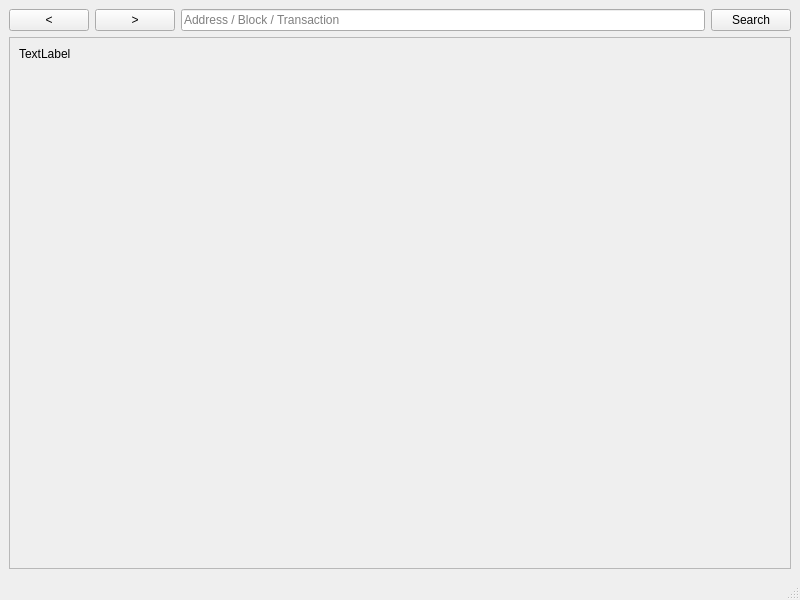
<?xml version="1.0" encoding="UTF-8"?>
<ui version="4.0">
 <class>BlockExplorer</class>
 <widget class="QMainWindow" name="BlockExplorer">
  <property name="geometry">
   <rect>
    <x>0</x>
    <y>0</y>
    <width>800</width>
    <height>600</height>
   </rect>
  </property>
  <property name="windowTitle">
   <string>Blockchain Explorer</string>
  </property>
  <widget class="QWidget" name="centralwidget">
   <layout class="QVBoxLayout" name="verticalLayout">
    <item>
     <layout class="QHBoxLayout" name="horizontalLayout">
      <property name="sizeConstraint">
       <enum>QLayout::SetMinimumSize</enum>
      </property>
      <item>
       <widget class="QPushButton" name="back">
        <property name="toolTip">
         <string>Go back through your searches</string>
        </property>
        <property name="text">
         <string>&lt;</string>
        </property>
        <property name="icon">
         <iconset>
          <normaloff>:/icons/back</normaloff>:/icons/back</iconset>
        </property>
        <property name="flat">
         <bool>false</bool>
        </property>
       </widget>
      </item>
      <item>
       <widget class="QPushButton" name="forward">
        <property name="toolTip">
         <string>Go forward through your searches</string>
        </property>
        <property name="text">
         <string>&gt;</string>
        </property>
        <property name="icon">
         <iconset>
          <normaloff>:/icons/forward</normaloff>:/icons/forward</iconset>
        </property>
       </widget>
      </item>
      <item>
       <widget class="QLineEdit" name="searchBox">
        <property name="sizePolicy">
         <sizepolicy hsizetype="Expanding" vsizetype="Fixed">
          <horstretch>5</horstretch>
          <verstretch>0</verstretch>
         </sizepolicy>
        </property>
        <property name="minimumSize">
         <size>
          <width>0</width>
          <height>0</height>
         </size>
        </property>
        <property name="inputMask">
         <string/>
        </property>
        <property name="text">
         <string/>
        </property>
        <property name="placeholderText">
         <string>Address / Block / Transaction</string>
        </property>
       </widget>
      </item>
      <item>
       <widget class="QPushButton" name="pushSearch">
        <property name="sizePolicy">
         <sizepolicy hsizetype="Minimum" vsizetype="Fixed">
          <horstretch>0</horstretch>
          <verstretch>0</verstretch>
         </sizepolicy>
        </property>
        <property name="minimumSize">
         <size>
          <width>0</width>
          <height>0</height>
         </size>
        </property>
        <property name="maximumSize">
         <size>
          <width>16777215</width>
          <height>16777215</height>
         </size>
        </property>
        <property name="text">
         <string>Search</string>
        </property>
        <property name="autoDefault">
         <bool>false</bool>
        </property>
        <property name="default">
         <bool>false</bool>
        </property>
        <property name="flat">
         <bool>false</bool>
        </property>
       </widget>
      </item>
     </layout>
    </item>
    <item>
     <widget class="QScrollArea" name="scrollArea">
      <property name="widgetResizable">
       <bool>true</bool>
      </property>
      <widget class="QWidget" name="scrollAreaWidgetContents">
       <property name="geometry">
        <rect>
         <x>0</x>
         <y>0</y>
         <width>780</width>
         <height>503</height>
        </rect>
       </property>
       <layout class="QHBoxLayout" name="horizontalLayout_2">
        <item>
         <widget class="QLabel" name="content">
          <property name="sizePolicy">
           <sizepolicy hsizetype="Preferred" vsizetype="Expanding">
            <horstretch>0</horstretch>
            <verstretch>0</verstretch>
           </sizepolicy>
          </property>
          <property name="text">
           <string>TextLabel</string>
          </property>
          <property name="textFormat">
           <enum>Qt::RichText</enum>
          </property>
          <property name="alignment">
           <set>Qt::AlignLeading|Qt::AlignLeft|Qt::AlignTop</set>
          </property>
          <property name="textInteractionFlags">
           <set>Qt::LinksAccessibleByMouse|Qt::TextSelectableByMouse</set>
          </property>
         </widget>
        </item>
       </layout>
      </widget>
     </widget>
    </item>
   </layout>
  </widget>
  <widget class="QMenuBar" name="menubar">
   <property name="geometry">
    <rect>
     <x>0</x>
     <y>0</y>
     <width>800</width>
     <height>22</height>
    </rect>
   </property>
  </widget>
  <widget class="QStatusBar" name="statusbar"/>
 </widget>
 <resources/>
 <connections/>
</ui>
